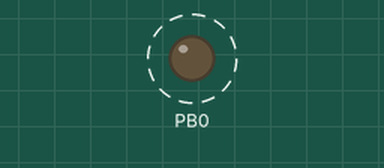
Simulated run of this program. Board: ATmega328P, built with avr-gcc and emulated at 16 MHz. On the bench: output pins drawn as LEDs (lit = HIGH). Dashed ring = blinking.

Above: at 0.03 s.
Timing chart, 0 to 3.0 s (numbered marks = the images above):
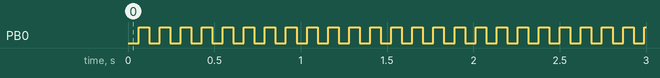

Measured:
- by itself, PB0: alternates HIGH for 0.06 s and LOW for 0.06 s

The program:

main.c
```c
/* gbm
 * simulado timer1.c
 *
 * Created: 05/10/2025 22:25:05
 * Author : Wecton


timer1 => 16bits => 665536 passos
Crystal 16mhz

C = 64mHZ/16 => C= 4us
NP = 61ms/4us = 15250passos


 */
#define F_CPU 16000000              //define o clock de trabalho em 16Mhz

#include <avr/io.h>                 // importa todas as definições de IO
#include <avr/interrupt.h>          // importa todas as definições de Interrupção


#define SETA_BIT(PORT,BIT) PORT |= (1<<BIT)    //seta o determinado bit
#define LIMPA_BIT(PORT,BIT) PORT &= ~(1<<BIT)  //limpa o determiando bit
#define ALTERNA_BIT(PORT,BIT) PORT ^= (1<<BIT) //alterna o estado lógico do bit da porta que quiser

ISR(TIMER1_COMPA_vect){

	ALTERNA_BIT(PORTB,PORTB0);

}

void timer1_init(){
	TCCR1A |= 0x00;
	TCCR1B |= (1<<WGM12)|(1<<CS11)|(1<<CS10);//configura o prescale em 64
	TCNT1 = 0;
	OCR1A = 15249;    //inicio o Contador
	TIMSK1 = (1<<OCIE1A);//habilita interrupcao de interrupção Comp A (verficiar qual vetor de interrupção correspondente do datasheet)
	sei();        //Habilitar as interrupções globais
}


int main(void){
	DDRB |= (1 << PORTB0);
	timer1_init();
	while (1){}
    }
```
